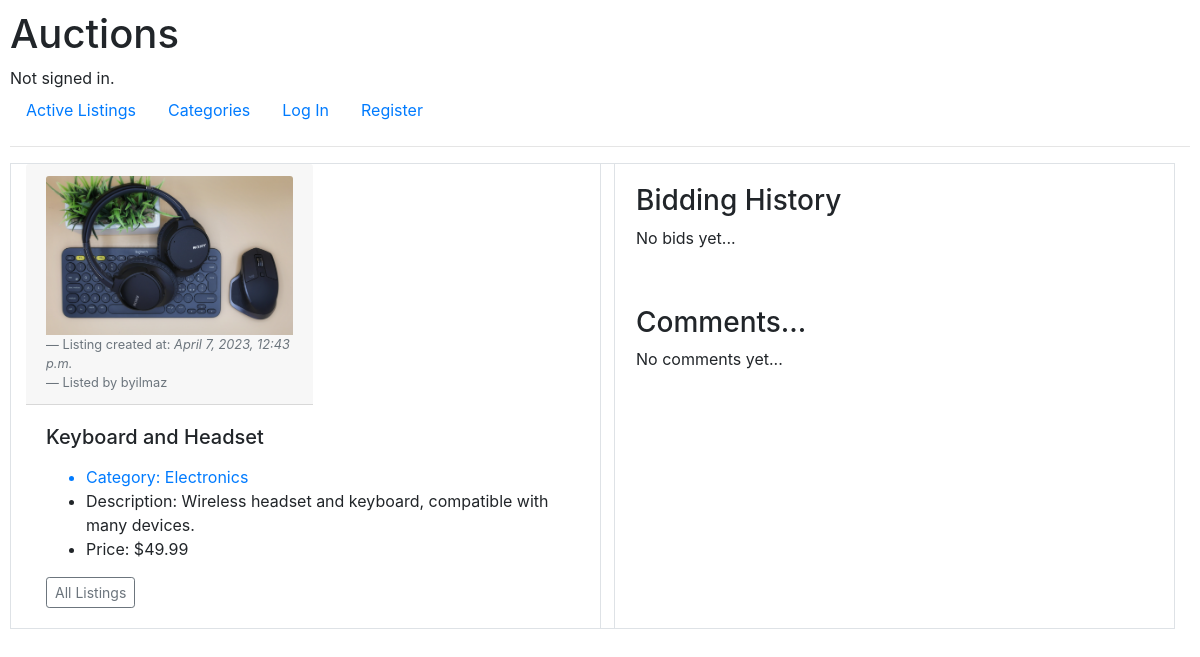
Page /listings/6 on the earlier database version.
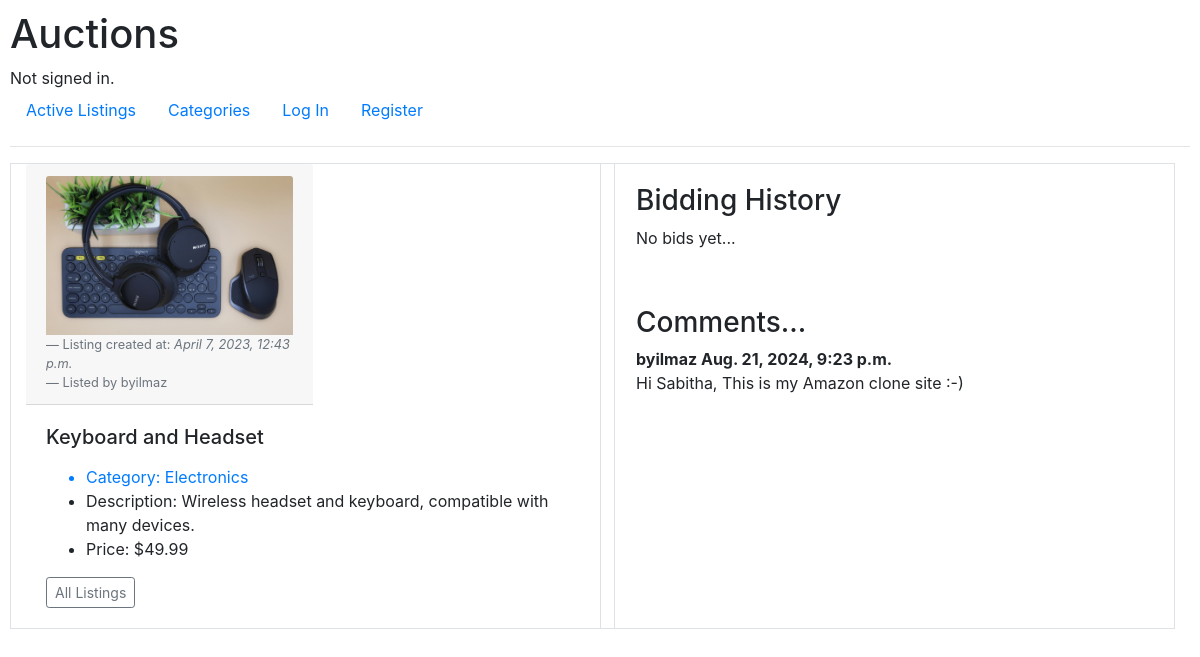
Same page on the later database version.
### auctions/models.py (models this page shows, shortened)
class Listing(models.Model):
    image = models.ImageField(
        'image', upload_to='auctions/static/auctions/images', default='image')
    status = models.BooleanField(default=True)
    title = models.CharField(max_length=64)
    content = models.TextField()
    starting_price = models.FloatField()
    created_at = models.DateTimeField(auto_now_add=True)
    author = models.ForeignKey(
        User, null=True, blank=True, on_delete=models.DO_NOTHING)
    category = models.ForeignKey(
        Category, null=True, on_delete=models.DO_NOTHING)

class User(AbstractUser):
    pass

class Category(models.Model):
    CHOICES = [('Fashion', 'Fashion'), ('Home', 'Home'),
               ('Toys', 'Toys'), ('Electronics', 'Electronics')]
    category = models.CharField(max_length=100, choices=CHOICES)
    def __str__(self):
        return f"{self.category}"

class Comment(models.Model):
    user = models.ForeignKey(
        User, null=True, related_name="user", on_delete=models.RESTRICT)
    listing = models.ForeignKey(
        Listing,  blank=True, related_name="comments", on_delete=models.CASCADE)
    body = models.TextField()
    date_created = models.DateTimeField(auto_now_add=True)

### auctions/views.py (the view)
# urls.py: path("listings/<int:listing_id>", views.listing, name="listing")
def listing(request, listing_id):
    listing = get_listing(listing_id)
    if request.user.is_authenticated:
        user = request.user
        if not listing.status:
            bid_list = Bid.objects.get(listing_id=listing_id, win=True)
            winner = bid_list.user
            if winner == user:
                messages.success(
                    request, "Congratulations! You have won this auction.")
                return render(request, "auctions/listing.html", {
                    "listing": listing,
                    "user": user
                })
            else:
                messages.success(
                    request, "This auction has been closed by the seller.")
                return render(request, "auctions/listing.html", {
                    "listing": listing,
                    "user": user
                })
        else:
            return render(request, "auctions/listing.html", {
                "listing": listing,
                "user": user
            })
    else:
        return render(request, "auctions/listing.html", {
            "listing": listing
        })

### auctions/views.py (called while the page is built)
def get_listing(listing_id):
    return Listing.objects.get(id=listing_id)

### auctions/templates/auctions/listing.html (shortened to what this page needs)
{% extends "auctions/layout.html" %}
{% block body %}
    <div class="col d-flex justify-content-center">
        <div class="row">
            <div class="col-md-12 border">
                    <div class="card-header col-md-6">
                        <img  style="max-width:350px;" src={{listing.image.url}}  class="card-img-top" alt="img">
                        <footer class="blockquote-footer">Listing created at: <cite title="Source Title">{{listing.created_at}}</cite></footer>
                        <footer class="blockquote-footer">Listed by {{listing.author}}</footer>
                    </div>
                    <div class="card-body col-md-12">
                        <h5 class="card-title">{{listing.title }}</h5>
                        <p class="card-text">
                        <ul>
                            <a href="{% url 'show_categories' listing.category %}"><li>Category: {{ listing.category }}</li></a>
                            <li>Description: {{ listing.content }}</li>
                            <li>Price: ${{ listing.starting_price }}</li>
                        </ul>
                        </p>
                        <a href="{% url 'index' %}" class="btn btn-outline-secondary btn-sm">All Listings</a>
                    </div>
            </div>
        </div>
        <div class="col-md-6 border">
            <div class="card-body col-md-12">
                <h3>Bidding History</h3>
                {% if not listing.bids.all %}
                <p> No bids yet... </p>
                {% endif %}
            </div>
            <div class="card-body col-md-12">
                <h3>Comments...</h3>
                {% if not listing.comments.all %}
                <p> No comments yet... </p>
                {% else %}
                {% for comment in listing.comments.all %}
                <strong>
                    {{ comment.user }}
                    {{ comment.date_created }}
                </strong><br/>
                <p>{{ comment.body }}</p>
                {% endfor %}
                {% endif %}
            </div>
       </div>
    </div><br/>
{% endblock %}

### auctions/templates/auctions/layout.html (shortened to what this page needs)
{% load static %}
<!DOCTYPE html>
<html lang="en">
    <head>
        <link rel="stylesheet" href="https://stackpath.bootstrapcdn.com/bootstrap/4.4.1/css/bootstrap.min.css">
        <link href="{% static 'auctions/styles.css' %}" rel="stylesheet">
    </head>
    <body>
        <h1>Auctions</h1>
        <div>
            {% if user.is_authenticated %}
                Signed in as <strong>{{ user.username }}</strong>.
            {% else %}
                Not signed in.
            {% endif %}
        </div>
        <ul class="nav">
            <li class="nav-item">
                <a class="nav-link" href="{% url 'active_listings' %}">Active Listings</a>
            </li>
            <li class="nav-item">
                <a class="nav-link" href="{% url 'categories' %}">Categories</a>
            </li>
            {% if user.is_authenticated %}
                <li class="nav-item">
                    <span class="badge badge-primary" style="float:right;margin-bottom:-10px;">{{count}}</span>
                    <a class="nav-link" href="{% url 'watchlist' %}">Watchlist<span class="sr-only">(current)</span></a>
                </li>
                <li class="nav-item">
                    <a class="nav-link" href="{% url 'add' %}">Create Listing</a>
                </li>
                <li class="nav-item">
                    <a class="nav-link" href="{% url 'logout' %}">Log Out</a>
                </li>
            {% else %}
                <li class="nav-item">
                    <a class="nav-link" href="{% url 'login' %}">Log In</a>
                </li>
                <li class="nav-item">
                    <a class="nav-link" href="{% url 'register' %}">Register</a>
                </li>
            {% endif %}
        </ul>
        <hr>
        {% block body %}
        {% endblock %}
    </body>
</html>

### auctions/static/auctions/styles.css (style rules this page uses)
body { padding: 10px; }

Differences in the rows shown:
added Comment: user "byilmaz", date_created "Aug. 21, 2024, 9:23 p.m.", body "Hi Sabitha, This is my Amazon clone site :-)"
Other differences:
text no longer shown: "No comments yet..."
